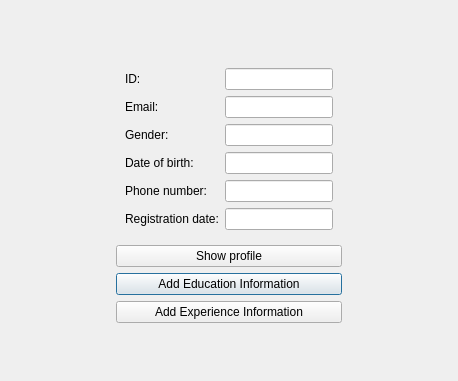
<?xml version="1.0" encoding="UTF-8"?>
<ui version="4.0">
 <class>seekerprofile</class>
 <widget class="QDialog" name="seekerprofile">
  <property name="geometry">
   <rect>
    <x>0</x>
    <y>0</y>
    <width>458</width>
    <height>381</height>
   </rect>
  </property>
  <property name="windowTitle">
   <string>Dialog</string>
  </property>
  <layout class="QGridLayout" name="gridLayout">
   <item row="3" column="1">
    <widget class="QPushButton" name="pushButton_2">
     <property name="text">
      <string>Add Education Information</string>
     </property>
    </widget>
   </item>
   <item row="1" column="0">
    <spacer name="horizontalSpacer">
     <property name="orientation">
      <enum>Qt::Horizontal</enum>
     </property>
     <property name="sizeHint" stdset="0">
      <size>
       <width>40</width>
       <height>20</height>
      </size>
     </property>
    </spacer>
   </item>
   <item row="1" column="1">
    <widget class="QWidget" name="widget" native="true">
     <layout class="QFormLayout" name="formLayout">
      <item row="1" column="0">
       <widget class="QLabel" name="label">
        <property name="text">
         <string>ID:</string>
        </property>
       </widget>
      </item>
      <item row="1" column="1">
       <widget class="QLineEdit" name="line_edit_id"/>
      </item>
      <item row="2" column="0">
       <widget class="QLabel" name="label_2">
        <property name="text">
         <string>Email:</string>
        </property>
       </widget>
      </item>
      <item row="2" column="1">
       <widget class="QLineEdit" name="line_edit_email"/>
      </item>
      <item row="3" column="0">
       <widget class="QLabel" name="label_3">
        <property name="text">
         <string>Gender:</string>
        </property>
       </widget>
      </item>
      <item row="3" column="1">
       <widget class="QLineEdit" name="line_edit_gender"/>
      </item>
      <item row="4" column="0">
       <widget class="QLabel" name="label_5">
        <property name="text">
         <string>Date of birth:</string>
        </property>
       </widget>
      </item>
      <item row="4" column="1">
       <widget class="QLineEdit" name="line_edit_dob"/>
      </item>
      <item row="6" column="0">
       <widget class="QLabel" name="label_6">
        <property name="text">
         <string>Phone number:</string>
        </property>
       </widget>
      </item>
      <item row="6" column="1">
       <widget class="QLineEdit" name="line_edit_phone"/>
      </item>
      <item row="7" column="0">
       <widget class="QLabel" name="label_7">
        <property name="text">
         <string>Registration date:</string>
        </property>
       </widget>
      </item>
      <item row="7" column="1">
       <widget class="QLineEdit" name="line_edit_registration_date"/>
      </item>
     </layout>
    </widget>
   </item>
   <item row="4" column="1">
    <widget class="QPushButton" name="pushButton_3">
     <property name="text">
      <string>Add Experience Information</string>
     </property>
    </widget>
   </item>
   <item row="1" column="2">
    <spacer name="horizontalSpacer_2">
     <property name="orientation">
      <enum>Qt::Horizontal</enum>
     </property>
     <property name="sizeHint" stdset="0">
      <size>
       <width>40</width>
       <height>20</height>
      </size>
     </property>
    </spacer>
   </item>
   <item row="5" column="1">
    <spacer name="verticalSpacer">
     <property name="orientation">
      <enum>Qt::Vertical</enum>
     </property>
     <property name="sizeHint" stdset="0">
      <size>
       <width>20</width>
       <height>40</height>
      </size>
     </property>
    </spacer>
   </item>
   <item row="2" column="1">
    <widget class="QPushButton" name="pushButton">
     <property name="text">
      <string>Show profile</string>
     </property>
    </widget>
   </item>
   <item row="0" column="1">
    <spacer name="verticalSpacer_2">
     <property name="orientation">
      <enum>Qt::Vertical</enum>
     </property>
     <property name="sizeHint" stdset="0">
      <size>
       <width>20</width>
       <height>40</height>
      </size>
     </property>
    </spacer>
   </item>
  </layout>
 </widget>
 <resources/>
 <connections/>
</ui>
